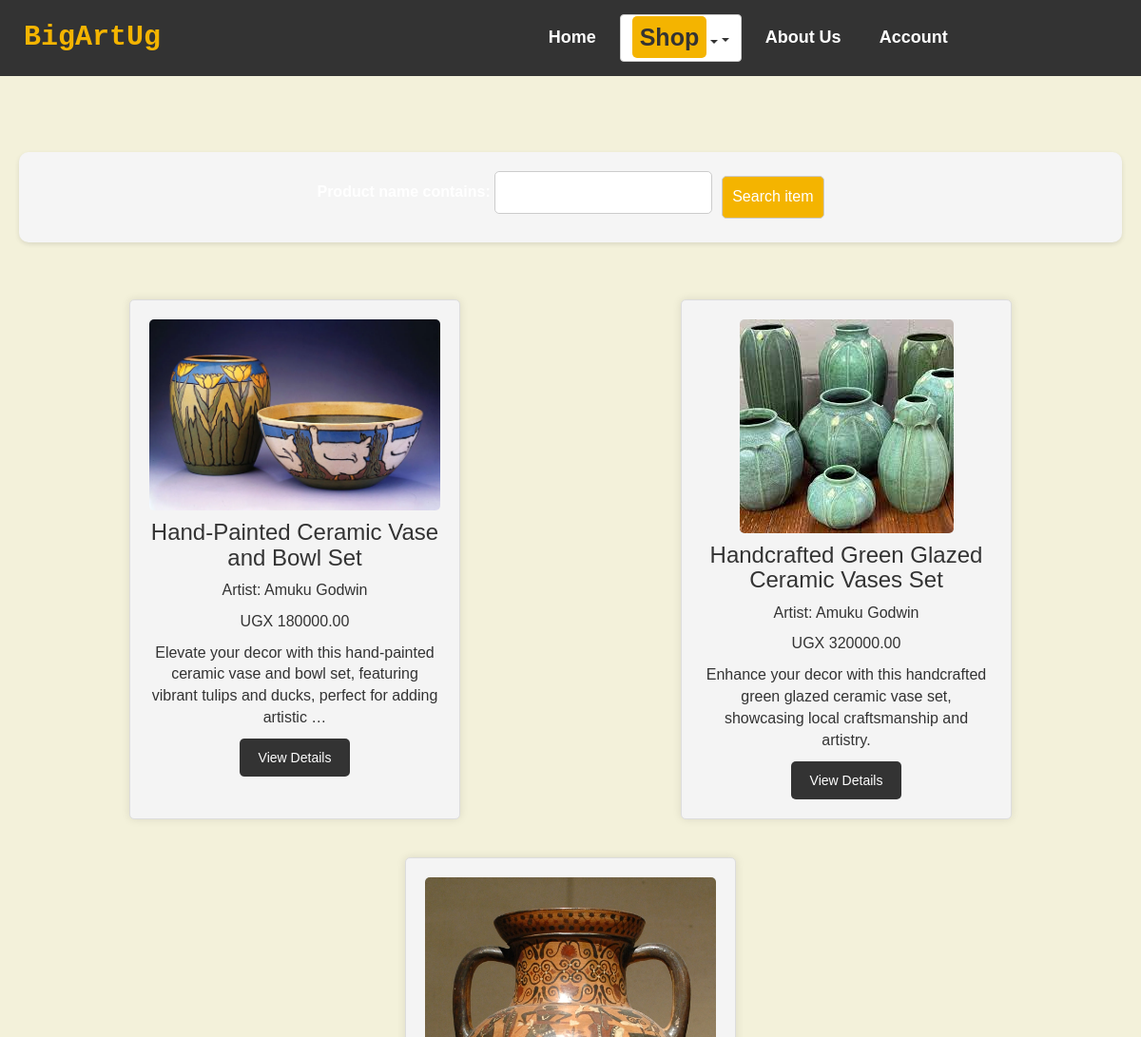
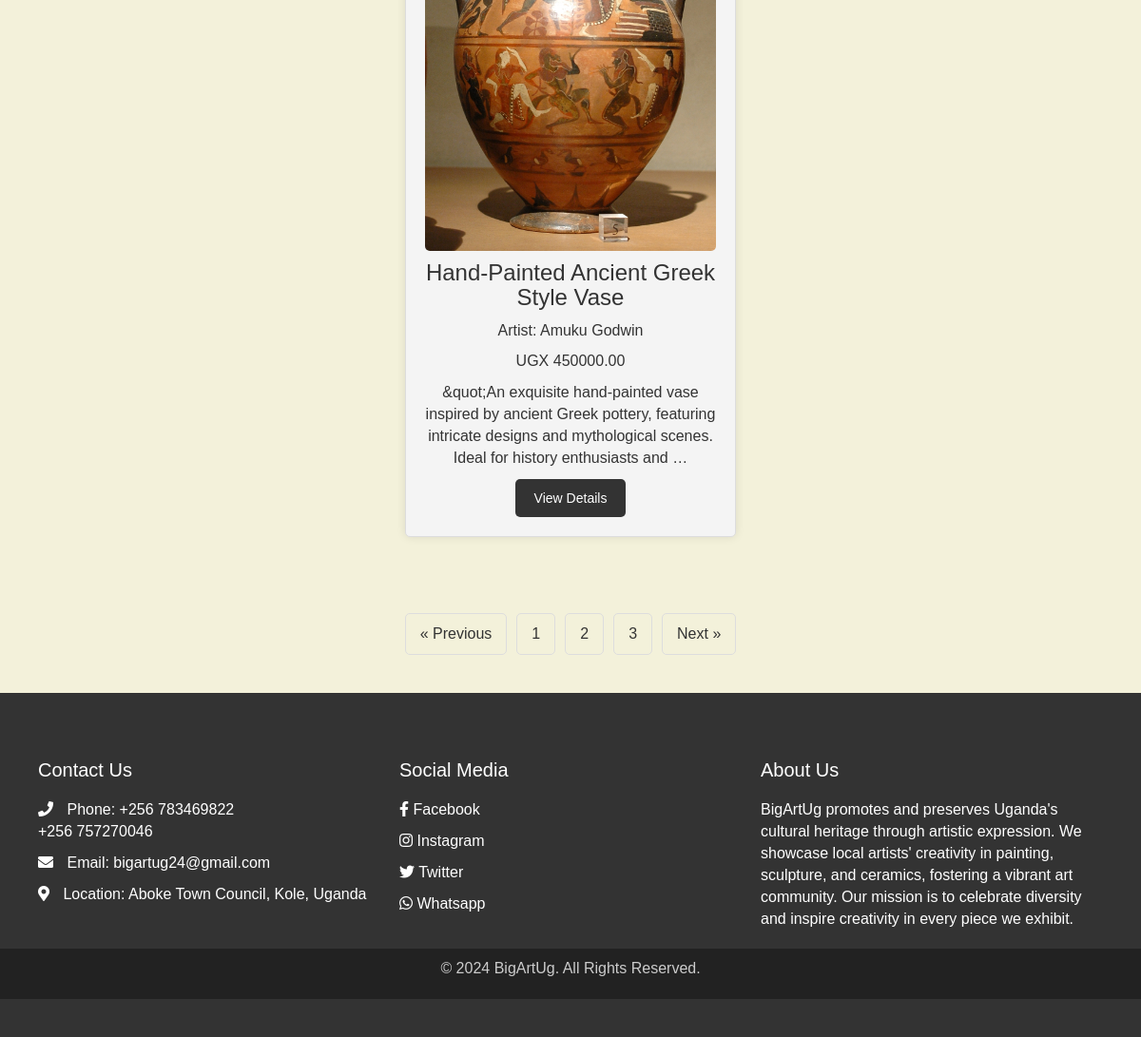
The app's page /ceramic/ with its own data (2 pictures, top to bottom).
### bigArt/models.py (models this page shows, shortened)
class Product(models.Model):
    category = models.ForeignKey(Category, on_delete=models.CASCADE)
    product_name = models.CharField(max_length=255)
    unit_price = models.DecimalField(max_digits=10, decimal_places=2)
    artist = models.CharField(max_length=200, default='Amuku Godwin')
    quantity = models.IntegerField(null=True, blank=True)
    short_description = models.TextField(blank=True, null=True)
    description = models.TextField()
    image = models.ImageField(upload_to='products/')

### bigArt/views.py (the view)
# urls.py: path('ceramic/', views.ceramic, name='ceramic'),
def ceramic(request):
    seramic_category = Category.objects.get(name='Ceramics')
    seramic = Product.objects.filter(category=seramic_category)
    seramic_filter = ShopFilter(request.GET, queryset=seramic)
    seramic = seramic_filter.qs
    return render(request, 'bigArt/ceramic.html', {'seramic': seramic, 'seramic_filter': seramic_filter})

### bigArt/templates/bigArt/ceramic.html (shortened to what this page needs)
{% extends "bigArt/base.html" %}
{% load static %}
{% block content %}
<main>
    <div class="filter-search">
        <form method="get">
            {{ seramic_filter.form.as_p }}
            <input type="submit" value="Search item" class="btn btn-primary"/>
        </form>
    </div>
    <div class="ceramics-grid">
        {% for ceramic in seramic %}
        <div class="seramic-card">
            {% if ceramic.image %}
            <img src="{{ ceramic.image.url }}" alt="{{ ceramic.name }}">
            {% endif %}
            <h2>{{ ceramic.product_name }}</h2>
            <p>Artist: {{ ceramic.artist }}</p>
            <p>UGX {{ ceramic.unit_price }}</p>
            <p>{{ ceramic.short_description|truncatewords_html:20 }}</p>
            <a href="{% url 'product_detail' ceramic.id %}" class="btn btn-custom">View Details</a>
        </div>
        {% endfor %}
    </div>
    <div class="pagination">
        <a href="#">&#171; Previous</a>
        <a href="#">1</a>
        <a href="#">2</a>
        <a href="#">3</a>
        <a href="#">Next &#187;</a>
    </div>
</main>
{% endblock %}

### bigArt/static/css/index.css (style rules this page uses)
body { font-family: Arial, sans-serif; margin: 0; padding: 0; box-sizing: border-box; background-color: #f3f1da; }

### bigArt/static/css/base.css (style rules this page uses)
body { font-family: Arial, sans-serif; margin: 0; padding: 0; box-sizing: border-box; background-color: #f3f1da; }

### bigArt/static/css/sign.css (style rules this page uses)
body { margin: 0; padding: 0; font-family: Arial, sans-serif; font-size: 10px; }

### bigArt/static/css/login.css (style rules this page uses)
body { margin: 0; padding: 0; font-family: Arial, sans-serif; }

### bigArt/static/css/contact.css (style rules this page uses)
body { margin: 0; padding: 0; font-family: Arial, sans-serif; }
label { color: white; display: block; margin-bottom: 5px; }

### bigArt/templates/bigArt/base.html (style rules this page uses)
body { font-family: Arial, sans-serif; font-size: 16px; margin: 0; padding: 0; box-sizing: border-box; background-color: #f3f1da; }

### records on screen
Product: image (picture), product_name "Hand-Painted Ceramic Vase and Bowl Set", artist "Amuku Godwin", unit_price "180000.00", short_description "Elevate your decor with this hand-painted ceramic vase and bowl set, featuring vibrant tulips and ducks, perfect for adding artistic …"
Product: image (picture), product_name "Handcrafted Green Glazed Ceramic Vases Set", artist "Amuku Godwin", unit_price "320000.00", short_description "Enhance your decor with this handcrafted green glazed ceramic vase set, showcasing local craftsmanship and artistry."
Product: image (picture), product_name "Hand-Painted Ancient Greek Style Vase", artist "Amuku Godwin", unit_price "450000.00", short_description "&quot;An exquisite hand-painted vase inspired by ancient Greek pottery, featuring intricate designs and mythological scenes. Ideal for history enthusiasts and …"
